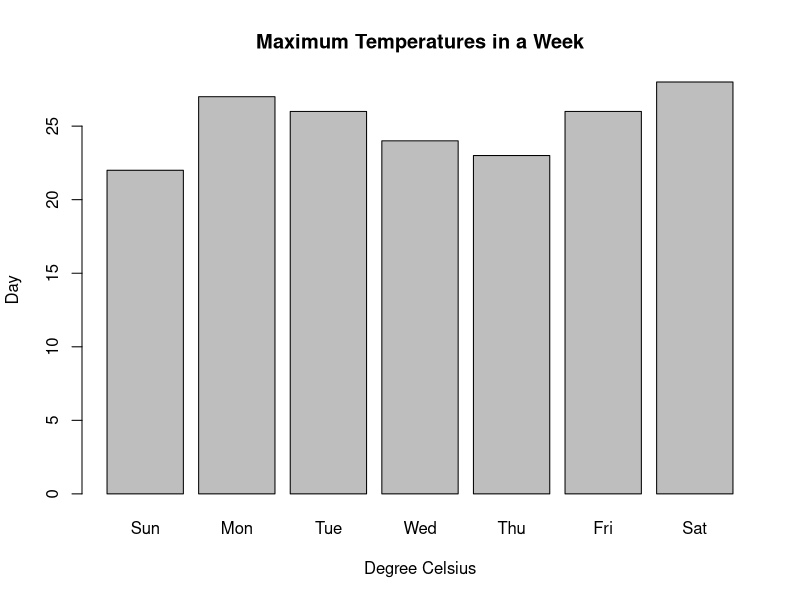
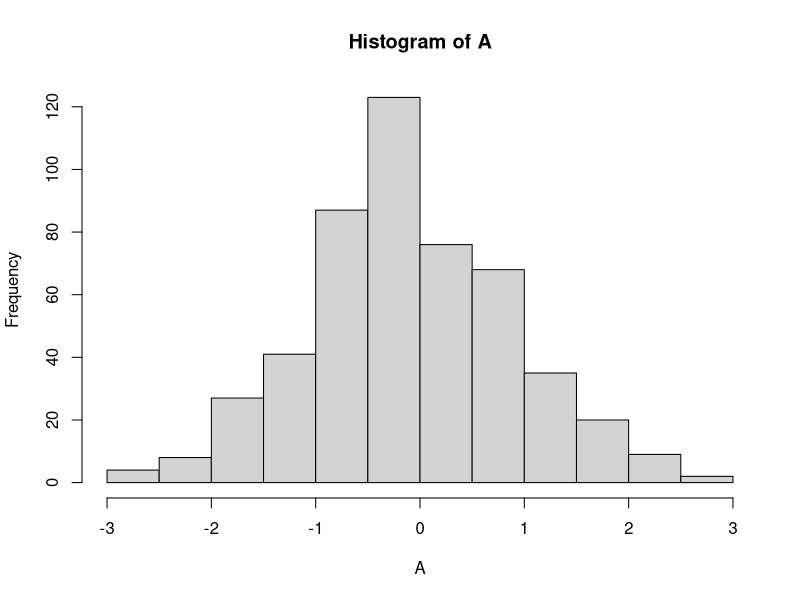
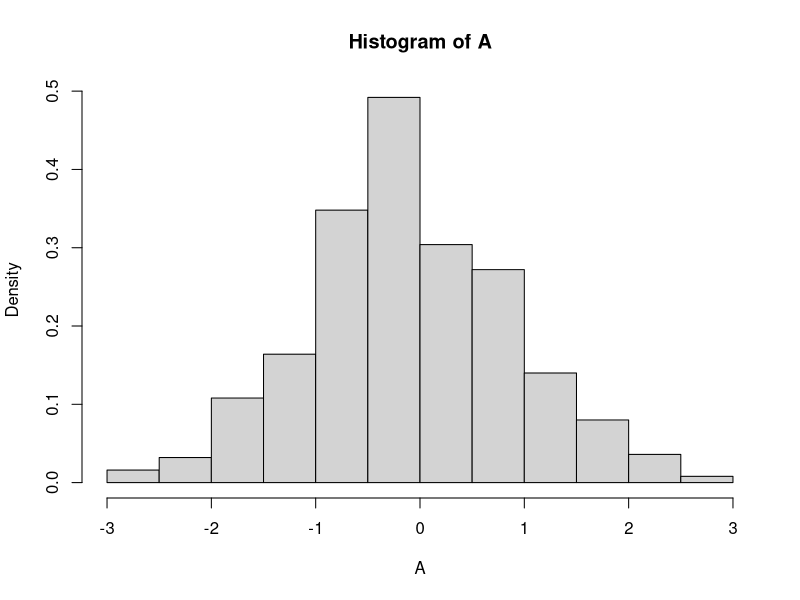
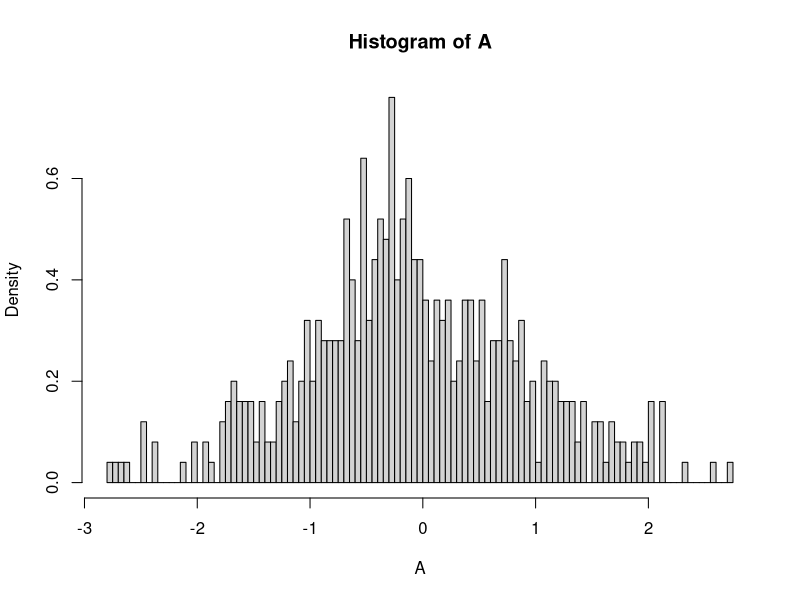
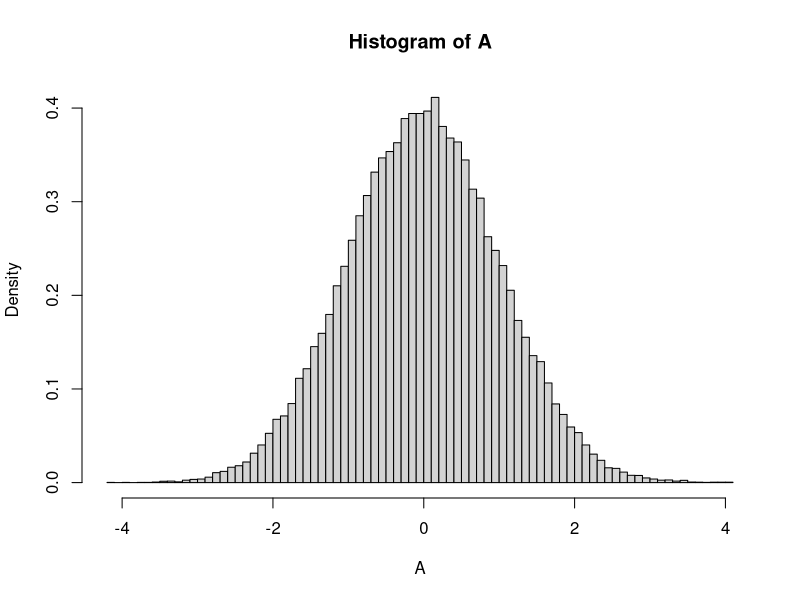
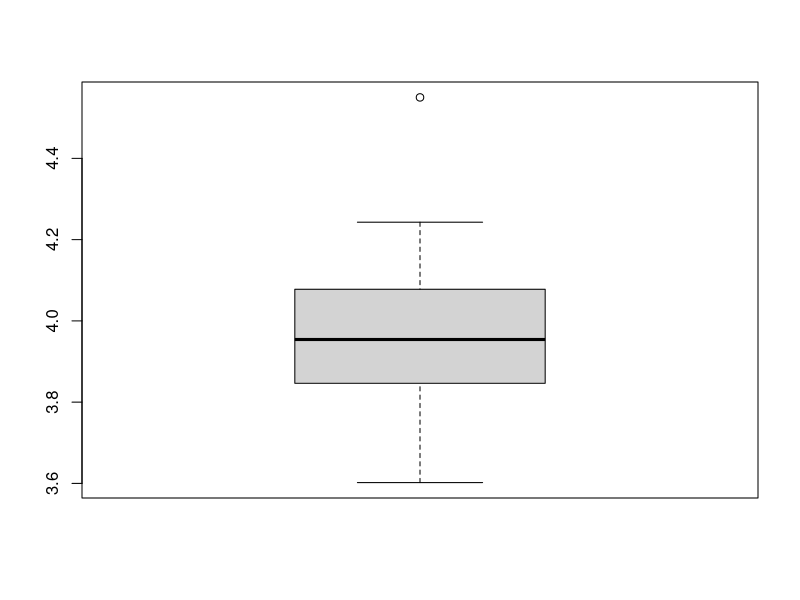
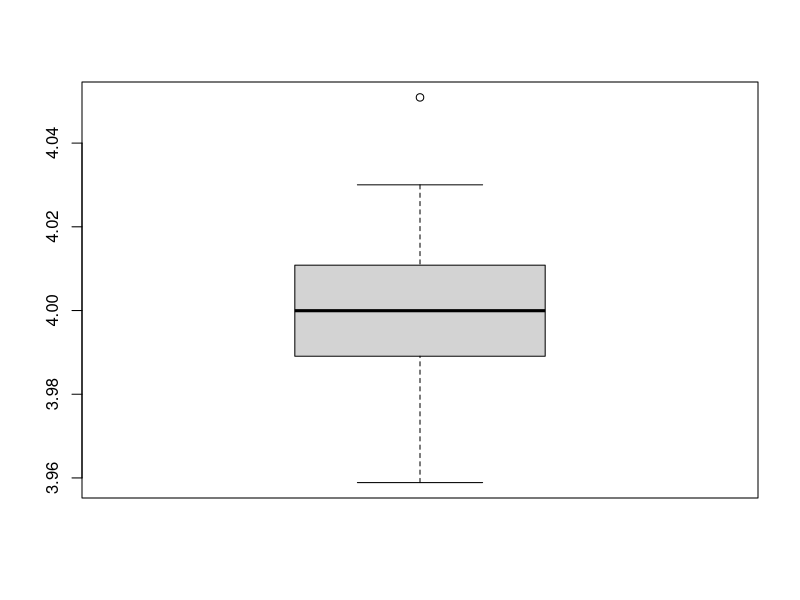
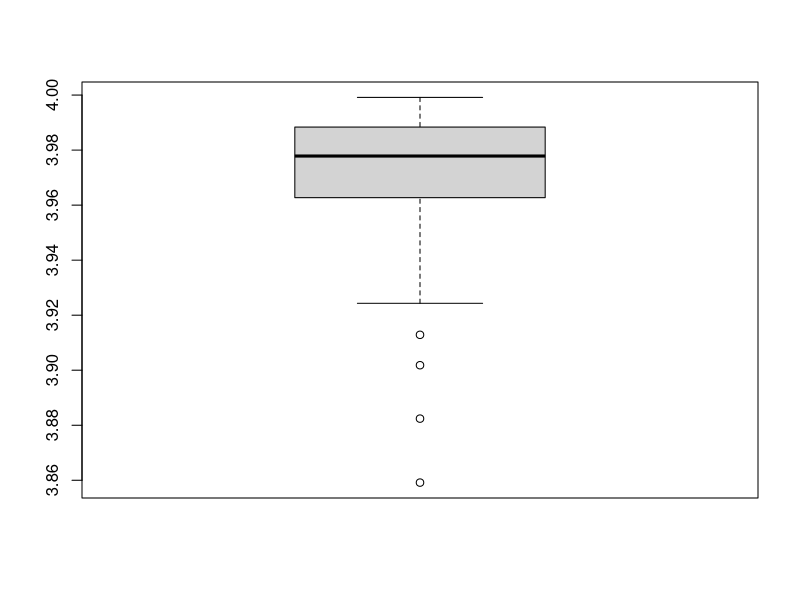

These charts were generated, in order, by the following R code:
## ---- chunk 1
knitr::opts_chunk$set(echo = TRUE)
## ---- chunk 2
max.temp <- c(22, 27, 26, 24, 23, 26, 28)

barplot(max.temp,
        main = "Maximum Temperatures in a Week",
        xlab = "Degree Celsius",
        ylab = "Day",
        names.arg = c("Sun", "Mon", "Tue", "Wed", "Thu", "Fri", "Sat"))
## ---- chunk 3

A <- rnorm(500, 0, 1)

## The default execution of this function doesn't generate a density:
hist(A)


## You need to set freq = FALSE:
hist(A, freq = FALSE)


## You can set the numbers of bins that you want to use:
hist(A, freq = FALSE, breaks = 100)

# But in order to create more breaks, you need to increase the
# numbers of observations:


A <- rnorm(50000, 0, 1)
hist(A, freq = FALSE, breaks = 100)

## ---- chunk 4

A = rexp(500, 4)

1/mean(A)

m = c()

for (i in 1:50) {
  A = rexp(500, 4)
  m[i] <- 1/mean(A)
}


mean(m)

boxplot(m)


## With more observations we got less variation (500 -> 5000)

## Law of large numbers

m = c()

for (i in 1:50) {
  A = rexp(50000, 4)
  m[i] <- 1/mean(A)
}


mean(m)

boxplot(m)


## ---- chunk 5

## Comparing the estimators for the uniform distribution.

n= 100

U = runif(n, 0, 4)

theta = max(U)


for (i in 1:50) {
  U = runif(n, 0, 4)
  theta = c(theta, max(U))
}


mean(theta)

boxplot(theta)


## Adjust to make the estimator unbiased

thetab = (n+1)/n*theta

mean(thetab)

boxplot(thetab)


## With more observations

n= 100

U = runif(n, 0, 4)

theta = max(U)


for (i in 1:5000) {
  U = runif(n, 0, 4)
  theta = c(theta, max(U))
}


mean(theta)

boxplot(theta)

## ---- chunk 6

data <- as.matrix(read.table("data/data1.txt"))

## Some comments about the data and data types.

## ---- chunk 7

hist(data, freq = FALSE)


## Be careful about getting conclusions

data1_min = min(data)
data1_max = max(data)

hist(data, freq = FALSE, breaks = seq(data1_min, data1_max, length = 10))

## ---- chunk 8

mhu <- mean(data)

# When you compute the variance be careful and read the documentation
# in this case we have:
# "The denominator n - 1 is used which gives an unbiased estimator of the (co)variance 
# for i.i.d. observations"

sigma2 <- var(data)

## You also can do it manually:

sigma2 <- 1/(nrow(data)-1)*sum((data - mean(data))^2)

## ---- chunk 9

## This generates a list, with all the hist information.

H <- hist(data, freq = FALSE, plot = FALSE) ## ignore warning message
H

## ---- chunk 10

## Histogram info to use.
limits <- H$breaks
lmin <- limits[1]
lmax <- limits[length(limits)]

## Create our plot

x <- seq(lmin, lmax, by = 0.01)
y <- dnorm(x, mhu, sqrt(sigma2))


y_max = max(y, H$density)

## Make the comparison 

hist(data, freq = FALSE, xlim = c(lmin, lmax), ylim = c(0, y_max*1.01))
par(new = TRUE)
plot(x, y, type = 'l', col = 'red'
     , xlim = c(lmin, lmax)
     , ylim = c(0, y_max*1.01)
     , xlab = ""
     , ylab = "")
## ---- chunk 11

ks.test(x, 'pnorm', mhu, sqrt(sigma2))

## ---- chunk 12

## Loading the data
A <- as.matrix(read.table("data/data2.txt"))


## Make visualizations

hist(A, freq = FALSE)
## The right box exist because r creates one class with just one element.

## There is a formula that generates the right amount of classes, given by:

## K aproxx 1 + 3.22*log(n, 10) ## (in practice take the floor)



## Use right parameters:

n = length(A)
K = floor(1 + 3.22*log(n, 10))
A_min = min(A)
A_max = max(A)

A_mp = (A_max - A_min)/K

epsilon = (A_max - A_min)/10^9

limits = seq(A_min, A_max, by = A_mp)


hist(A, freq = FALSE, breaks = limits)

## We guess is an uniform distribution

## Make start in 0

A_zero = A - min(A)

A_min = min(A_zero)
A_max = max(A_zero)
hist(A_zero, freq = FALSE, breaks = seq(A_min, A_max, length = 10))

## Estimate the parameter

n <- length(A_zero)

theta <- ((n+1)/n)*max(A_zero)

## Create our theoretical density plot


H <- hist(A_min, freq = FALSE, plot = FALSE) ## ignore warning message
## Histogram info to use.
limits <- H$breaks
lmin <- limits[1]
lmax <- limits[length(limits)]

## Create our plot

x <- seq(lmin, lmax, by = 0.01)
y <- dunif(x, min = lmin, max = theta )

y_max = max(y, H$density)

## Make the comparison 

hist(A_min, freq = FALSE, xlim = c(lmin, lmax), ylim = c(0, y_max*1.01))
par(new = TRUE)
plot(x, y, type = 'l', col = 'red'
     , xlim = c(lmin, lmax)
     , ylim = c(0, y_max*1.01)
     , xlab = ""
     , ylab = "")


## ---- chunk 13



## Loading the data
A <- as.matrix(read.table("data/data4.txt"))

barplot(table(A)/length(A))

## A binomial distribution can be approach by a Gaussian distribution.

## Methods of moments
## Don't forget to correct the estimation of np to be an integer.
## and then correct the ph value 




m = mean(A)
s2 = var(A)*(499/500)

ph = 1-s2/m
nh = m/ph

nh

nh = 10

ph = m/nh

ph

## ---- chunk 14


## Loading the data
A <- as.matrix(read.table("data/data5.txt"))

barplot(table(A)/length(A))

## A binomial distribution can be approach by a Gaussian distribution.

## Methods of moments
## Don't forget to correct the estimation of np to be an integer.
## and then correct the ph value 


m = mean(A)
s2 = var(A)*(499/500)

ph = 1-s2/m
nh = m/ph

nh

nh = 7

ph = m/nh

ph

## When p is small is very hard to get correct estimations of n when you 
## don't have enough number of observations
## ---- chunk 15
m1 = c()

for (i in 1:50) {
  A = rnorm(500, 2, 1)
  
  m1 = c(m1, mean(A))
}

boxplot(A)

## Increase the number of observations

m2 = c()

for (i in 1:50) {
  B = rnorm(2000, 2, 1)
  
  m2 = c(m2, mean(B))
}

boxplot(B)


## Change the variance

m3 = c()

for (i in 1:50) {
  C = rnorm(2000, 2, 10)
  
  m3 = c(m3, mean(C))
}

boxplot(C)

## Create a data frame with all the observations

a = c(m1, m2, m3)
r = rep(c("A", "B", "C"), each = 50)

S = data.frame(x = a, l = r)
## ---- chunk 16
boxplot(S$x ~ S$l)
## ---- chunk 17
x = seq(0.1, 10, by =0.01)

y1 = dchisq(x, 1)
y2 = dchisq(x, 2)
y3 = dchisq(x, 3)
y4 = dchisq(x, 4)
y6 = dchisq(x, 6)
y9 = dchisq(x, 9)

y_max = max(y1, y2, y3, y4, y6, y9)

plot(x, y1, type = 'l', col = 'yellow', xlim = c(0, 10), ylim = c(0, 0.5))
par(new = TRUE)
plot(x, y2, type = 'l', col = 'green', xlim = c(0, 10), ylim = c(0, 0.5))
par(new = TRUE)
plot(x, y3, type = 'l', col = 'black', xlim = c(0, 10), ylim = c(0, 0.5))
par(new = TRUE)
plot(x, y4, type = 'l', col = 'blue', xlim = c(0, 10), ylim = c(0, 0.5))
par(new = TRUE)
plot(x, y6, type = 'l', col = 'pink', xlim = c(0, 10), ylim = c(0, 0.5))
par(new = TRUE)
plot(x, y9, type = 'l', col = 'red', xlim = c(0, 10), ylim = c(0, 0.5))
## ---- chunk 18
x = seq(-10, 10, by =0.01)

y1 = dt(x, 1)
y2 = dt(x, 2)
y3 = dt(x, 3)
y4 = dt(x, 4)
y6 = dt(x, 6)
y20 = dt(x, 20)

y_norm = dnorm(x)

y_max = max(y1, y2, y3, y4, y6, y9)

plot(x, y1, type = 'l', col = 'yellow', xlim = c(-10, 10), ylim = c(0, y_max))
par(new = TRUE)
plot(x, y2, type = 'l', col = 'green', xlim = c(-10, 10), ylim = c(0, y_max))
par(new = TRUE)
plot(x, y3, type = 'l', col = 'black', xlim = c(-10, 10), ylim = c(0, y_max))
par(new = TRUE)
plot(x, y4, type = 'l', col = 'blue', xlim = c(-10, 10), ylim = c(0, y_max))
par(new = TRUE)
plot(x, y6, type = 'l', col = 'pink', xlim = c(-10, 10), ylim = c(0, y_max))
par(new = TRUE)
plot(x, y20, type = 'l', col = 'red', xlim = c(-10, 10), ylim = c(0, y_max))
par(new = TRUE)
plot(x, y_norm, type = 'l', col = 'black', xlim = c(-10, 10), ylim = c(0, y_max))


## A t-student distribution with a big enough k approach a Gaussian distribution

## ---- chunk 19

## We compute N observations of \overline{X}_n.


## Number of r.v.
n <- 5

## Number of observations
N <- 50000 

## Parameter exp distribution.
lambda <- 0.7

## Create a matrix
A <- matrix(rexp(n*N, lambda), ncol = n)

## Compute the mean for each row
M <- apply(A, 1, mean)  

## Visualization for M

hist(M, freq = F, breaks = 20)

###

Mo <- sort(M)
y <- 1:N/N

max_Mo <- max(Mo)

x <- seq(0, max_Mo, by = 0.01)
mu <- 1/lambda
v <- 1/(lambda^2)/n

yt <- pnorm(x, mu, sqrt(v))


plot(Mo, y, type = 'l', xlim = c(0, max_Mo), ylim = c(0,1))
par(new = TRUE)
plot(x, yt, type = 'l', xlim = c(0, max_Mo), ylim = c(0,1), col = 'red')

